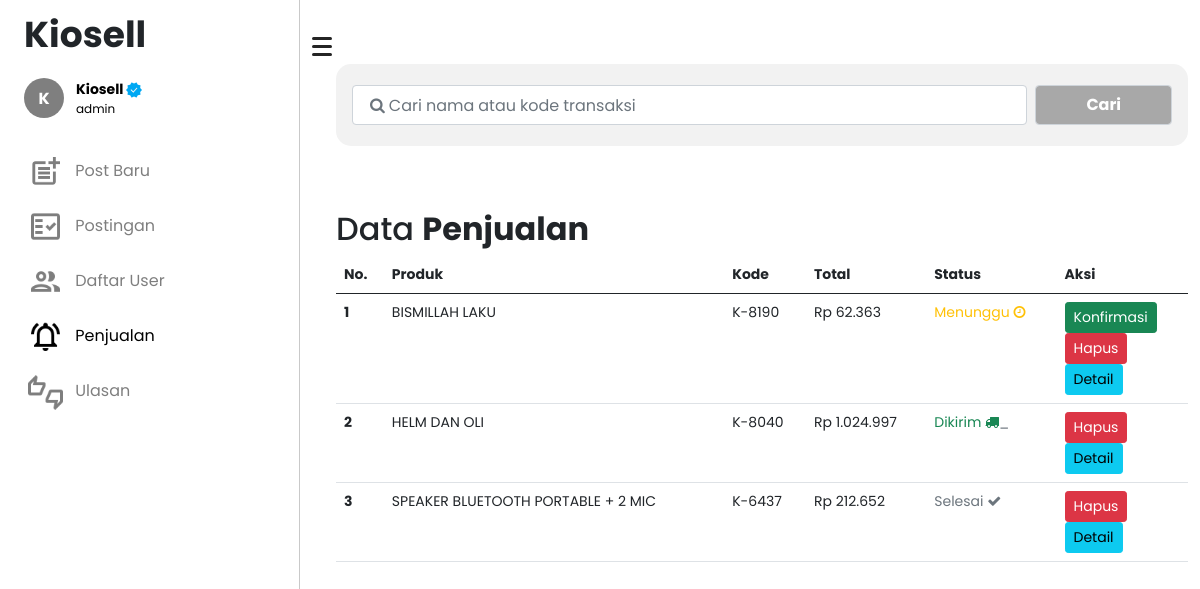
Page /admin/penjualan.php (signed in) on the committed database.
### tables this page shows
CREATE TABLE `transaksi` (
  `id_transaksi` int(11) NOT NULL,
  `kode_transaksi` int(11) NOT NULL,
  `id_barang` int(11) DEFAULT NULL,
  `id_admin` int(11) DEFAULT NULL,
  `id_user` int(11) DEFAULT NULL,
  `rekening` varchar(25) DEFAULT NULL,
  `nama_barang` varchar(100) DEFAULT NULL,
  `jml_tagihan` varchar(100) DEFAULT NULL,
  `jml_barang` int(11) DEFAULT NULL,
  `harga` varchar(100) DEFAULT NULL,
  `subtotal` varchar(100) DEFAULT NULL,
  `total_berat` int(11) DEFAULT NULL,
  `catatan` text DEFAULT NULL,
  `alamat_pembeli` text DEFAULT NULL,
  `alamat_penjual` text DEFAULT NULL,
  `kode_pos` varchar(25) DEFAULT NULL,
  `kota_kab` varchar(50) DEFAULT NULL,
  `provinsi` varchar(50) DEFAULT NULL,
  `kurir` varchar(25) DEFAULT NULL,
  `ongkir` varchar(100) DEFAULT NULL,
  `status` enum('true','false','done','process') DEFAULT NULL,
  `wkt_beli` varchar(30) DEFAULT NULL,
  `no_resi` varchar(30) DEFAULT NULL
);

### admin/penjualan.php (the view, shortened to what this page needs)
<?php
include "koneksi.php";
$username = $_SESSION["login"];
$transaksi = mysqli_query($conn, "SELECT *FROM transaksi ORDER BY id_transaksi DESC");
if ($_SESSION["status"] === "admin") {
    $admin = mysqli_query($conn, "SELECT *FROM admin WHERE username = '$username'");
    $result  = mysqli_fetch_assoc($admin);
} else {
    $user = mysqli_query($conn, "SELECT *FROM user WHERE username = '$username'");
    $result  = mysqli_fetch_assoc($user);
}
?>
<!DOCTYPE html>
<html lang="en">
<head>
    <link rel="stylesheet" href="assets/css/main.css">
    <link href="https://cdn.jsdelivr.net/npm/bootstrap@5.0.1/dist/css/bootstrap.min.css" rel="stylesheet">
</head>
<body>
    <div class="container-fluid">
        <div class="row flex-nowrap">
            <div class="col-auto col-md-3 col-xl-3 px-sm-2 px-0 sidebar">
                <div class="d-flex flex-column align-items-center align-items-sm-start px-3 pt-2 text-white min-vh-100">
                    <a href="index" class="d-flex align-items-center pb-3 mb-md-0 me-md-auto text-white text-decoration-none">
                        <span class="fs-5 text-dark fw-bold" id="title">Kiosell</span>
                    </a>
                    <ul class="nav nav-pills flex-column mb-sm-auto mb-0 align-items-left align-items-sm-start" id="menu">
                        <li class="nav-item">
                            <div class="dropdown pb-4">
                                <a href="#" class="d-flex align-items-center text-decoration-none" id="dropdownUser1" data-bs-toggle="dropdown" aria-expanded="false">
                                    <span style='background: rgb(0,0,0,.5); color:white' class='inisial rounded-circle me-2'>
                                        <span class='text-uppercase position-absolute fw-bold coba'><?= substr($_SESSION["login"], 0, 1);; ?></span>
                                    </span>
                                    <div class="row">
                                        <span class="ms-1 fw-bold text-capitalize" id="nama"><?= $_SESSION["login"]; ?> <?php if ($_SESSION["status"] == "admin") : ?> <img src="assets/img/check-verifed.png" alt="" width="16"><?php endif; ?> </span>
                                        <span class="ms-1" id="sebagai"><?= $result["status"]; ?></span>
                                    </div>
                                </a>
                            </div>
                        </li>
                        <li>
                            <a href="post-baru" class="nav-link px-0 align-middle" style="opacity: .5;">
                                <i class="fs-4 bi-table"></i> <span class="ms-1" id="navigasi"><img src="assets/img/outline_post_add_black_24dp.png" class="me-2" width="35" alt=""> Post Baru</span>
                            </a>
                        </li>
                        <li>
                            <a href="postingan" class="nav-link px-0 align-middle" style="opacity: .5;">
                                <i class="fs-4 bi-table"></i> <span class="ms-1" id="navigasi"><img src="assets/img/outline_fact_check_black_24dp.png" class="me-2" width="35" alt=""> Postingan</span>
                            </a>
                        </li>
                        <?php if ($_SESSION["status"] == "admin") : ?>
                            <li>
                                <a href="daftar-user" class="nav-link px-0 align-middle" style="opacity: .5;">
                                    <i class="fs-4 bi-table"></i> <span class="ms-1" id="navigasi"><img src="assets/img/outline_people_black_24dp.png" class="me-2" width="35" alt=""> Daftar User</span>
                                </a>
                            </li>
                            <li>
                                <a href="penjualan" class="nav-link px-0 align-middle">
                                    <i class="fs-4 bi-table"></i> <span class="ms-1" id="navigasi"><img src="assets/img/outline_notifications_active_black_24dp.png" class="me-2" width="35" alt=""> Penjualan</span></a>
                            </li>
                            <li>
                                <a href="ulasan" class="nav-link px-0 align-middle" style="opacity: .5;">
                                    <i class="fs-4 bi-table"></i> <span class="ms-1" id="navigasi"><img src="assets/img/outline_thumbs_up_down_black_24dp.png" class="me-2" width="35" alt=""> Ulasan</span></a>
                            </li>
                        <?php endif; ?>
                    </ul>
                </div>
            </div>
            <span class="text-dark position-relative" style="width: 0!important; top:2em; cursor:pointer" id="btn-burger" onclick="btnBurger()">
                <div class="humberger"></div>
                <div class="humberger"></div>
                <div class="humberger"></div>
            </span>
            <div class="col py-3 mt-5" id="content">
                <form action="" class="form-cari" method="POST">
                    <div class="mb-3 d-flex p-3">
                        <input class="form-control mainLoginInput me-2" type="text" placeholder="&#61442; Cari nama atau kode transaksi" name="keyword" autocomplete="off" autofocus />
                        <button type="submit" class="form-control btncari text-white fw-bold" name="cari">Cari</button>
                    </div>
                </form>
                <h2 class="pt-5 text-capitalize">Data <b>Penjualan</b></h2>
                <table class="table">
                    <thead>
                        <tr>
                            <th scope="col">No.</th>
                            <th scope="col">Produk</th>
                            <th scope="col">Kode</th>
                            <th scope="col">Total</th>
                            <th scope="col">Status</th>
                            <th scope="col">Aksi</th>
                        </tr>
                    </thead>
                    <tbody>
                        <?php $i = 1 ?>
                        <?php foreach ($transaksi as $result) : ?>
                            <tr>
                                <th scope="row"><?= $i++; ?></th>
                                <td><?= $result["nama_barang"] ?></td>
                                <td>K-<?= $result["kode_transaksi"]; ?></td>
                                <td>Rp <?= $result["jml_tagihan"]; ?></td>
                                <td class="text-secondary">
                                    <?php
                                    if ($result["status"] == "true") {
                                        echo "<span class='text-success'>Dikirim</span>" . " <i class='fa fa-truck text-success'></i>_";
                                    } elseif ($result["status"] == "false") {
                                        echo "<span class='text-warning'>Menunggu</span>" . " <i class='fa fa-clock-o text-warning'></i>";
                                    } else {
                                        echo "<span>Selesai</span>" . " <i class='fa fa-check'></i>";
                                    }
                                    ?>
                                </td>
                                <td>
                                    <?php
                                    if ($result["status"] == "false") : ?>
                                        <button data-bs-toggle="modal" data-bs-target="#exampleModal" id_transaksi="<?= $result['id_transaksi'] ?>" class="btn btn-sm btn-success konfirmasi">Konfirmasi</button><br>
                                    <?php endif; ?>
                                    <a onclick="return confirm('Yakin hapus transaksi <?= $result["nama_barang"] ?>')" class="btn btn-sm btn-danger" href="hapus-transaksi?id_transaksi=<?= $result['id_transaksi'] ?>">Hapus</a><br>
                                    <a class="btn btn-sm btn-info" href="../transaksi?id_transaksi=<?= $result['id_transaksi'] ?>">Detail</a>
                                </td>
                            </tr>
                        <?php endforeach; ?>
                    </tbody>
                </table>
            </div>
        </div>
    </div>
</body>
</html>

### admin/assets/css/main.css (style rules this page uses)
#title { font-family: "poppins"; font-size: 36px !important; }
#menu { font-family: "poppins"; }
#menu li a { color: black; }
#menu li a #nama { font-size: 14px; }
#menu li a #sebagai { font-size: 12px; }
.sidebar { border-right: 1px solid #c9c9c9; }
.mainLoginInput, .btncari { height: 40px; padding: 0px; font-size: 30px; margin: 5px 0; }
.btncari { width: initial !important; padding: 0 50px !important; background-color: #a8a8a8 !important; -webkit-transition: 0.3s !important; transition: 0.3s !important; }
.mainLoginInput::placeholder { font-family: FontAwesome, poppins; font-weight: normal; overflow: visible; vertical-align: top; display: inline-block !important; padding-left: 5px; padding-top: 2px; color: #c27c70; }
.form-cari { background-color: #f2f2f2; border-radius: 15px; }
#content { font-family: "poppins"; }
#content td { line-height: initial !important; }
#content table, #content .delete { font-size: 14px; padding: initial; }
#content td, #content .delete { line-height: 50px; }
span.inisial { display: -webkit-box; display: -ms-flexbox; display: flex; -webkit-box-align: center; -ms-flex-align: center; align-items: center; -webkit-box-pack: center; -ms-flex-pack: center; justify-content: center; padding: 20px; line-height: initial; }
span.inisial span { font-family: 20px; }
div.humberger { width: 20px; height: 3px; border-radius: 5px; background-color: #242424; margin: 5px 0; }
@media (min-width: 920px) { .sidebar { display: initial; } }

### rows in the picture
transaksi: nama_barang "BISMILLAH LAKU", kode_transaksi "8190", jml_tagihan "62.363", status "Menunggu"
transaksi: nama_barang "HELM DAN OLI", kode_transaksi "8040", jml_tagihan "1.024.997", status "Dikirim"
transaksi: nama_barang "SPEAKER BLUETOOTH PORTABLE + 2 MIC", kode_transaksi "6437", jml_tagihan "212.652", status "Selesai"

### other values in the picture
substr($_SESSION["login"], 0, 1) "K"
$_SESSION["login"] "Kiosell"
$result["status"] "admin"
